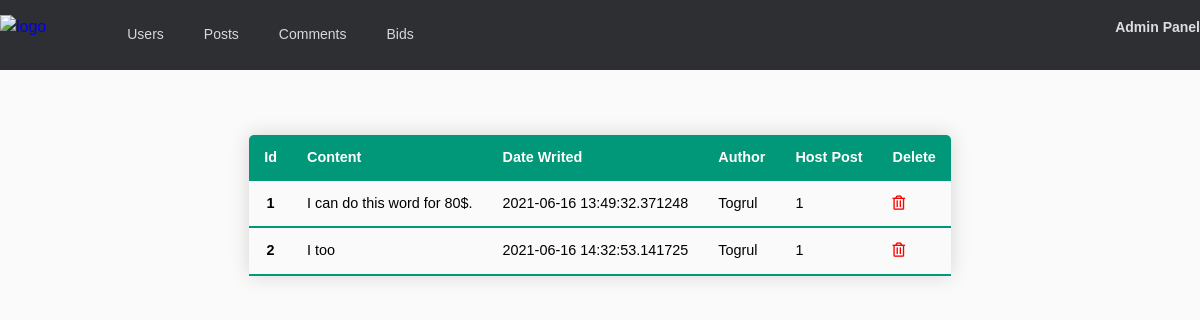
The page /admin/comments on the database its author committed.
### app/models.py (models this page shows, shortened)
class Comment(db.Model):
    id = db.Column(db.Integer, primary_key=True)
    date_writed = db.Column(db.DateTime, nullable=False, default=datetime.utcnow)
    content = db.Column(db.Text, nullable=False)
    user_id = db.Column(db.Integer, db.ForeignKey('user.id'), nullable=False)
    post_id = db.Column(db.Integer, db.ForeignKey('post.id'), nullable=False)

class User(db.Model, UserMixin):
    id = db.Column(db.Integer, primary_key=True)
    username = db.Column(db.String(20), unique=True, nullable=False)
    email = db.Column(db.String(120), unique=True, nullable=False)
    image_file = db.Column(db.String(20), nullable=False, default='default.jpg')
    password = db.Column(db.String(60), nullable=False)
    about_user = db.Column(db.Text)
    education = db.Column(db.Text)
    speciality = db.Column(db.String(20))
    location = db.Column(db.String(20))
    age = db.Column(db.Integer)
    experience = db.Column(db.Integer)
    posts = db.relationship('Post', backref='author', lazy=True, cascade='all,delete')
    comments = db.relationship('Comment', backref='comment_author', lazy=True, cascade='all,delete')
    bids = db.relationship('Bid', backref='bid_owner', lazy=True, cascade='all,delete')

class Post(db.Model):
    id = db.Column(db.Integer, primary_key=True)
    title = db.Column(db.String(20), nullable=False)
    date_posted = db.Column(db.DateTime, nullable=False, default=datetime.utcnow)
    min_pay = db.Column(db.Integer, nullable=False)
    max_pay = db.Column(db.Integer)
    content = db.Column(db.Text, nullable=False)
    user_id = db.Column(db.Integer, db.ForeignKey('user.id'), nullable=False)
    comments = db.relationship('Comment', backref='host', lazy=True)
    bids = db.relationship('Bid', backref='bid_host', lazy=True)

### app/routes.py (the view)
@app.route('/admin/comments', methods=['GET','POST'])
def admin_comments():
    comments = Comment.query.all()
    return render_template('admin/comments.html', comments=comments)

### app/templates/admin/comments.html
{% extends "admin/base.html" %}
{% block css %}
<link rel="stylesheet" href="{{ url_for('static', filename='css/base.css') }}">
{% endblock %}
{% block content %}
    <table class="content-table">
        <thead>
            <tr>
                <th scope="col">Id</th>
                <th scope="col">Content</th>
                <th scope="col">Date Writed</th>
                <th scope="col">Author</th>
                <th scope="col">Host Post</th>
                <th scope="col">Delete</th>
            </tr>
        </thead>
        {% for comment in comments %}
        <tbody>
            <tr>
                <th scope="row">{{ comment.id }}</th>
                <td>{{ comment.content }}</td>
                <td>{{comment.date_writed }}</td>
                <td>{{comment.comment_author.username }}</td>
                <td>{{comment.host.id }}</td>
                <td><a href="{{url_for('admin_delete_comment', comment_id=comment.id)}}"><i class="far fa-trash-alt" style="color: red;"></i></a></td>
            </tr>
        </tbody>
        {% endfor %}
    </table>
    {% endblock %}

### app/static/css/style.css (style rules this page uses)
* { margin: 0; padding: 0; box-sizing: border-box; }
html, body { height: 100%; }
body { background-color: #FAFAFA; font-family: 'Open Sans', sans-serif; line-height: 1.5; }
a, button, input { transition: 0.4s; }
a { text-decoration: none; }

### app/static/css/base.css (style rules this page uses)
* { font-family: sans-serif; }
.content-table { border-collapse: collapse; margin: 25px 0; font-size: 0.9em; min-width: 400px; border-radius: 5px 5px 0 0; overflow: hidden; box-shadow: 0 0 20px rgba(0, 0, 0, 0.15); }
.content-table thead tr { background-color: #009879; color: #ffffff; text-align: left; font-weight: bold; }
.content-table th, .content-table td { padding: 12px 15px; }
.content-table tbody tr { border-bottom: 1px solid #dddddd; }
.content-table tbody tr:last-of-type { border-bottom: 2px solid #009879; }

### rows shown on the page
Comment: id "1", content "I can do this word for 80$.", date_writed "2021-06-16 13:49:32.371248", comment_author.username "Togrul", host.id "1"
Comment: id "2", content "I too", date_writed "2021-06-16 14:32:53.141725", comment_author.username "Togrul", host.id "1"
